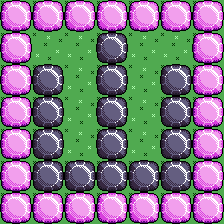

This is a level from a 2D game, rendered from its Tiled map with the project's own tilesets. A one-line summary and the map file follow, with tile-layer data summarised:
An orthogonal 7x7 tile map with 32x32 px tiles, 3 tile layers (base, border, walls).

<map version="1.0" orientation="orthogonal" renderorder="right-down" width="7" height="7" tilewidth="32" tileheight="32">
 <tileset firstgid="1" name="youandme_tilesheet_32" tilewidth="32" tileheight="32">
  <image source="../youandme_tilesheet_32.png" width="96" height="32" />
 </tileset>
 <layer name="base" width="7" height="7">
  <data>[49 cells, 49 non-empty, 1 distinct tile ids]</data>
 </layer>
 <layer name="border" width="7" height="7">
  <data>[49 cells, 24 non-empty, 1 distinct tile ids]</data>
 </layer>
 <layer name="walls" width="7" height="7">
  <data>[49 cells, 15 non-empty, 1 distinct tile ids]</data>
 </layer>
</map>